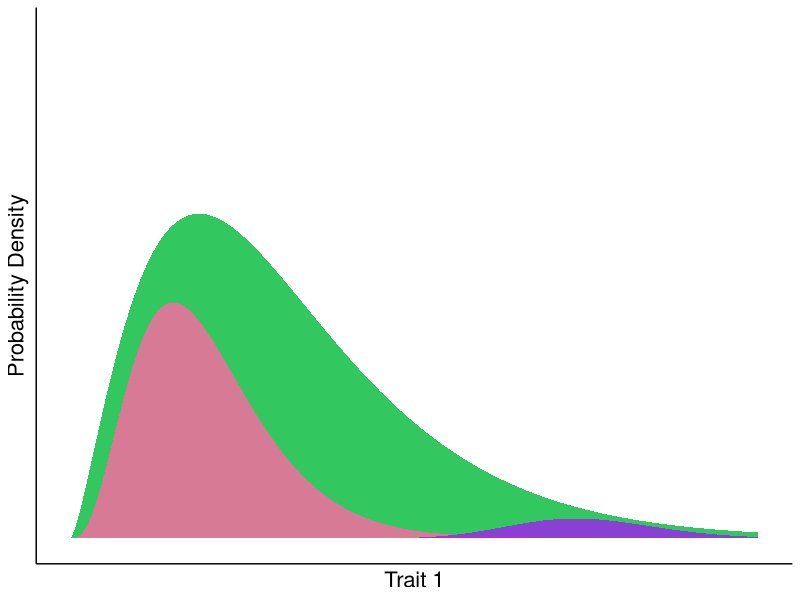
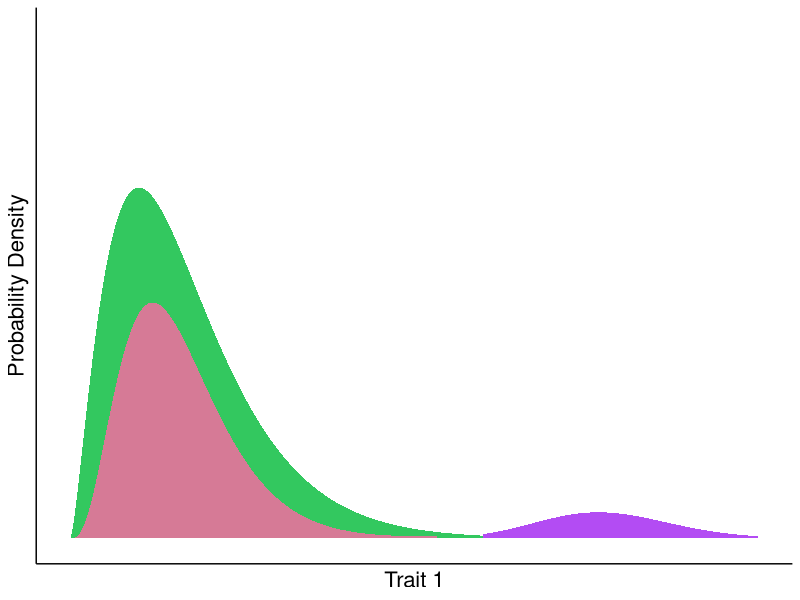
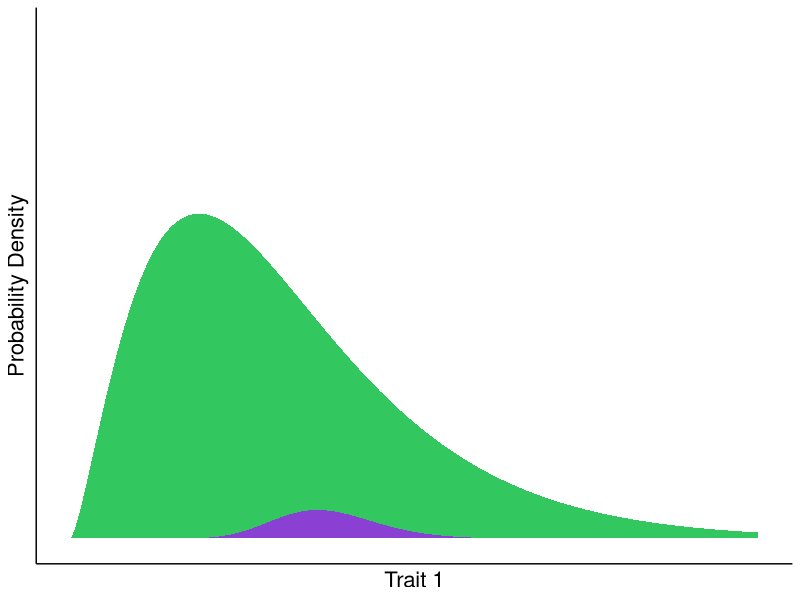
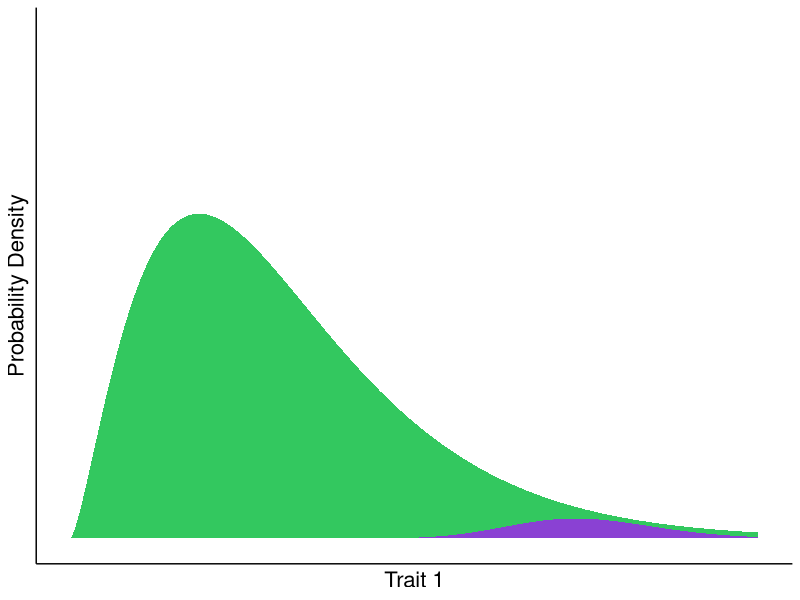
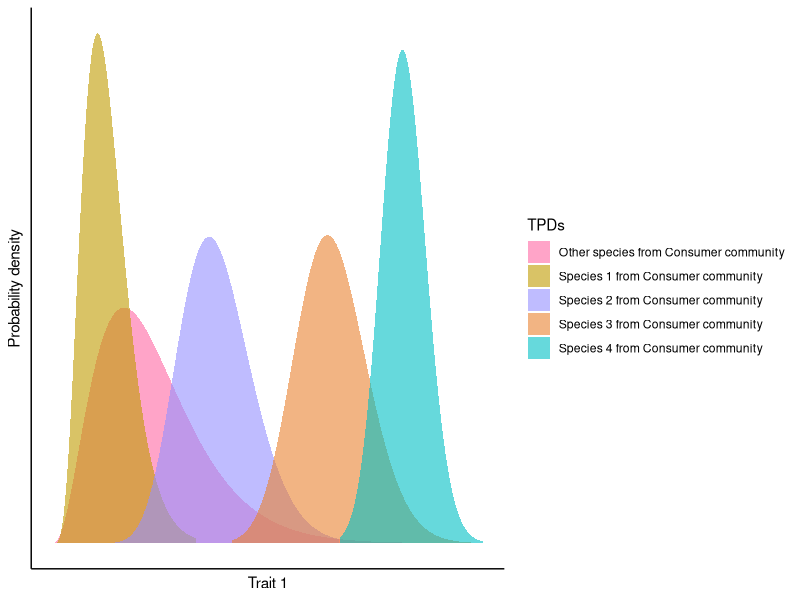
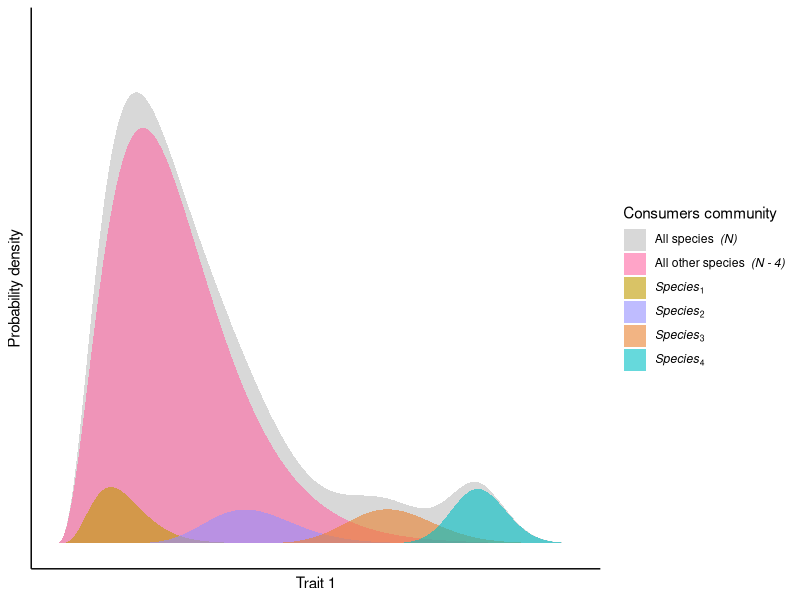
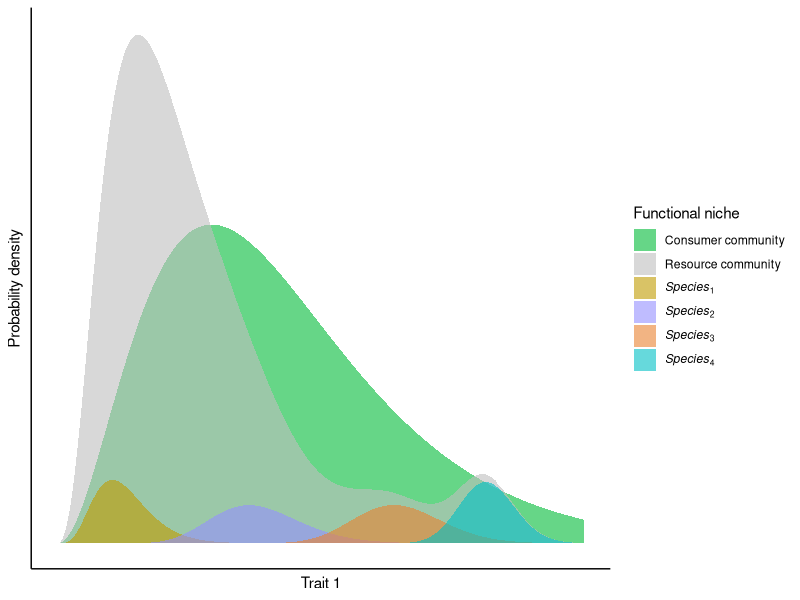
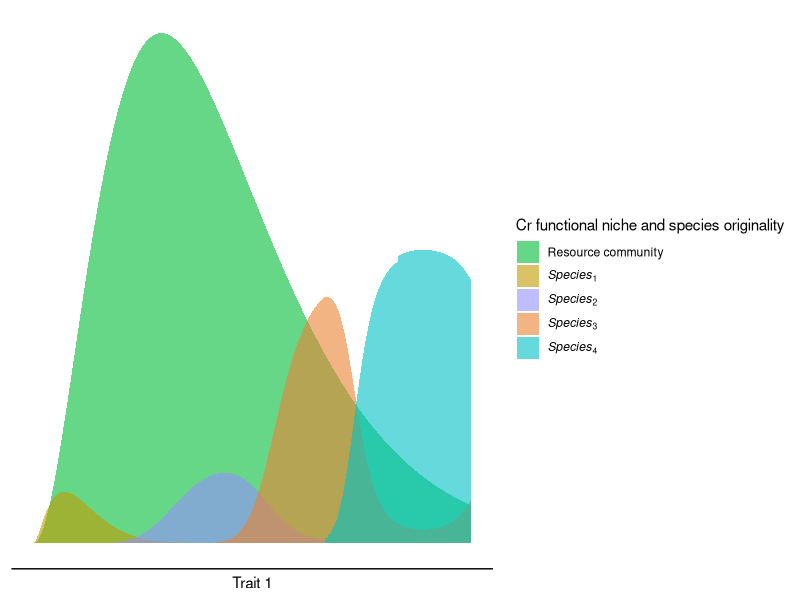

The R script that drew these images, in order: (Note: this script raises an error after producing the figures.)
library(ggplot2)
library(ggtext)
library(scales)
library(gridExtra)

## This script explains how to estimate species potential effects on a ecological process
## according to Landim et al. 2021. First, we present how the theoretical examples were
## created. Then, we present functions and the script to work with real data.

#################################################################################################

### THEORETICAL EXAMPLES (Figure 1 from the main text and Figures 1 and 2 from the Supplementary Material )

# Conceptual model (Figure 1)

#1A

# Creating the trait values for species i, consumers community and resource community
traits.sic <- seq(from = 60, to = 120, by = 0.1) 
traits.cc <- seq(from = 0.1, to = 80, by = 0.1)
traits.cr <- seq(from = 0.1, to = 120, by = 0.1)

# Creating the trait probability densities for species i, consumers community and resource community
y.sic <- dgamma(traits.sic, shape = 50, scale = 1.8) 
y.cc <- dgamma(traits.cc, shape = 4, scale = 6)
y.cr <- dgamma(traits.cr, shape = 2.5, scale = 15)
y.cr <- y.cr * 2.5

# Organizing into data frames
ex2.sic <- as.data.frame(cbind(traits.sic, y.sic))
ex2.sic$Group <- rep("Interactions performed by consumer species", times = nrow(ex2.sic))
colnames(ex2.sic)[1] <- "Traits"
colnames(ex2.sic)[2] <- "Probability"
ex2.cc <- as.data.frame(cbind(traits.cc, y.cc))
ex2.cc$Group <- rep("Interactions performed by consumer community", times = nrow(ex2.cc))
colnames(ex2.cc)[1] <- "Traits"
colnames(ex2.cc)[2] <- "Probability"
ex2.cr <- as.data.frame(cbind(traits.cr, y.cr))
ex2.cr$Group <- rep("Interactions available within the resource community", times = nrow(ex2.cr))
colnames(ex2.cr)[1] <- "Traits"
colnames(ex2.cr)[2] <- "Probability"
ex.2 <- rbind(ex2.sic, ex2.cc, ex2.cr)
ex.2$Order <- c(rep(3, times = nrow(ex2.sic)), rep(2, times = nrow(ex2.cc)), rep(1, times = nrow(ex2.cr)))
ex.2$Group <- reorder(ex.2$Group, ex.2$Order)

sic.p_ra.ex2 <- ex.2[ex.2$Group == "Interactions performed by consumer species", 2] * .1
cc.p_ra <- (ex.2[ex.2$Group == "Interactions performed by consumer community", 2] ) 
cc.p_ra.ex2 <- c((cc.p_ra[c(1:599)]), ((cc.p_ra[c(600:800)]) + (sic.p_ra.ex2[c(1:201)]*0.1)))
cr.p_ra.ex2 <- ex.2[ex.2$Group == "Interactions available within the resource community", 2]

ex.2$Probability_ra <- c(sic.p_ra.ex2, cc.p_ra.ex2, cr.p_ra.ex2)  

#Plotting
ggplot(ex.2, aes(x = Traits, fill = Group)) +
  geom_ribbon(aes(ymin = 0, ymax = Probability_ra), alpha = .8) +
  xlab("Trait 1") +
  ylab("Probability Density") +
  ylim(c(0, 0.08)) +
  scale_fill_manual(values = c("#00BA38", "#FF67A4", "purple"), name = "",
                    labels = c("Interactions available within the resource community", "Interactions performed by the consumers community",
                               expression(paste("Interactions performed by ",italic("Species")[paste(italic("i"))])))) +
  theme(panel.grid.major = element_blank(), panel.grid.minor = element_blank(),
        panel.background = element_blank(), axis.line = element_line(colour = "black"),
        axis.text.y = element_blank(), axis.text.x = element_blank(),  
        axis.ticks = element_blank(), legend.key = element_rect(colour = NA, fill = NA),
        axis.text=element_text(size=14), axis.title=element_text(size=16), legend.text = element_text(size = 16),
        legend.position = "none")

#1B

# Creating the trait values for species i, consumers community and resource community
traits.sic <- seq(from = 90, to = 150, by = 0.1) 
traits.cc <- seq(from = 0.1, to = 80, by = 0.1)
traits.cr <- seq(from = 0.1, to = 90, by = 0.1)

# Creating the trait probability densities for species i, consumers community and resource community
y.sic <- dgamma(traits.sic, shape = 65, scale = 1.8) 
y.cc <- dgamma(traits.cc, shape = 4, scale = 6)
y.cr <- dgamma(traits.cr, shape = 2.5, scale = 10)
y.cr <- y.cr * 1.8

# Organising into data frames
ex2.sic <- as.data.frame(cbind(traits.sic, y.sic))
ex2.sic$Group <- rep("Interactions performed by consumer species", times = nrow(ex2.sic))
colnames(ex2.sic)[1] <- "Traits"
colnames(ex2.sic)[2] <- "Probability"
ex2.cc <- as.data.frame(cbind(traits.cc, y.cc))
ex2.cc$Group <- rep("Interactions performed by consumer community", times = nrow(ex2.cc))
colnames(ex2.cc)[1] <- "Traits"
colnames(ex2.cc)[2] <- "Probability"
ex2.cr <- as.data.frame(cbind(traits.cr, y.cr))
ex2.cr$Group <- rep("Interactions available within the resource community", times = nrow(ex2.cr))
colnames(ex2.cr)[1] <- "Traits"
colnames(ex2.cr)[2] <- "Probability"
ex.2 <- rbind(ex2.sic, ex2.cc, ex2.cr)
ex.2$Order <- c(rep(3, times = nrow(ex2.sic)), rep(2, times = nrow(ex2.cc)), rep(1, times = nrow(ex2.cr)))
ex.2$Group <- reorder(ex.2$Group, ex.2$Order)

sic.p_ra.ex2 <- ex.2[ex.2$Group == "Interactions performed by consumer species", 2] * .15
cc.p_ra <- (ex.2[ex.2$Group == "Interactions performed by consumer community", 2] ) 
cr.p_ra.ex2 <- ex.2[ex.2$Group == "Interactions available within the resource community", 2]

ex.2$Probability_ra <- c(sic.p_ra.ex2, cc.p_ra.ex2, cr.p_ra.ex2)  

# Plotting
#png("1B.png", units="in", width=10, height=10, res=300)  
ggplot(ex.2, aes(x = Traits, fill = Group)) +
  geom_ribbon(aes(ymin = 0, ymax = Probability_ra), alpha = .8) +
  xlab("Trait 1") +
  ylab("Probability Density") +
  ylim(c(0, 0.08)) +
  scale_fill_manual(values = c("#00BA38", "#FF67A4", "purple"), name = "",
                    labels = c("Interactions available within the resource community", "Interactions performed by the consumers community",
                               expression(paste("Interactions performed by ",italic("Species")[paste(italic("i"))])))) +
  theme(panel.grid.major = element_blank(), panel.grid.minor = element_blank(),
        panel.background = element_blank(), axis.line = element_line(colour = "black"),
        axis.text.y = element_blank(), axis.text.x = element_blank(),  
        axis.ticks = element_blank(), legend.key = element_rect(colour = NA, fill = NA),
        axis.text=element_text(size=14), axis.title=element_text(size=16), legend.text = element_text(size = 16),
        legend.position = "none")
#dev.off()

#1C

# Creating the trait values for species i, consumers community and resource community
traits.sic <- seq(from = 10, to = 70, by = 0.1) 
traits.cc <- seq(from = 0.1, to = 80, by = 0.1)
traits.cr <- seq(from = 0.1, to = 120, by = 0.1)

# Creating the trait probability densities for species i, consumers community and resource community
y.sic <- dgamma(traits.sic, shape = 25, scale = 1.8) 
y.cc <- dgamma(traits.cc, shape = 4, scale = 6)
y.cr <- dgamma(traits.cr, shape = 2.5, scale = 15)
y.cr <- y.cr * 2.5

# Organising into data frames
ex2.sic <- as.data.frame(cbind(traits.sic, y.sic))
ex2.sic$Group <- rep("Interactions performed by consumer species", times = nrow(ex2.sic))
colnames(ex2.sic)[1] <- "Traits"
colnames(ex2.sic)[2] <- "Probability"
ex2.cc <- as.data.frame(cbind(traits.cc, y.cc))
ex2.cc$Group <- rep("Interactions performed by consumer community", times = nrow(ex2.cc))
colnames(ex2.cc)[1] <- "Traits"
colnames(ex2.cc)[2] <- "Probability"
ex2.cr <- as.data.frame(cbind(traits.cr, y.cr))
ex2.cr$Group <- rep("Interactions available within the resource community", times = nrow(ex2.cr))
colnames(ex2.cr)[1] <- "Traits"
colnames(ex2.cr)[2] <- "Probability"
ex.2 <- rbind(ex2.sic, ex2.cr)
ex.2$Order <- c(rep(2, times = nrow(ex2.sic)), rep(1, times = nrow(ex2.cr)))
ex.2$Group <- reorder(ex.2$Group, ex.2$Order)

sic.p_ra.ex2 <- ex.2[ex.2$Group == "Interactions performed by consumer species", 2] * .1
cr.p_ra.ex2 <- ex.2[ex.2$Group == "Interactions available within the resource community", 2]

ex.2$Probability_ra <- c(sic.p_ra.ex2, cr.p_ra.ex2)  

#Plotting
#png("1C.png", units="in", width=10, height=10, res=300)  
ggplot(ex.2, aes(x = Traits, fill = Group)) +
  geom_ribbon(aes(ymin = 0, ymax = Probability_ra), alpha = .8) +
  xlab("Trait 1") +
  ylab("Probability Density") +
  ylim(c(0, 0.08)) +
  scale_fill_manual(values = c("#00BA38", "purple"), name = "") +
  theme(panel.grid.major = element_blank(), panel.grid.minor = element_blank(),
        panel.background = element_blank(), axis.line = element_line(colour = "black"),
        axis.text.y = element_blank(), axis.text.x = element_blank(),  
        axis.ticks = element_blank(), legend.key = element_rect(colour = NA, fill = NA),
        axis.text=element_text(size=14), axis.title=element_text(size=16), legend.text = element_text(size = 16),
        legend.position = "none")
#dev.off()

#1D

# Creating the trait values for species i, consumers community and resource community
traits.sic <- seq(from = 60, to = 120, by = 0.1) 
traits.cc <- seq(from = 0.1, to = 80, by = 0.1)
traits.cr <- seq(from = 0.1, to = 120, by = 0.1)

# Creating the trait probability densities for species i, consumers community and resource community
y.sic <- dgamma(traits.sic, shape = 50, scale = 1.8) 
y.cc <- dgamma(traits.cc, shape = 4, scale = 6)
y.cr <- dgamma(traits.cr, shape = 2.5, scale = 15)
y.cr <- y.cr * 2.5

# Organising into data frames
ex2.sic <- as.data.frame(cbind(traits.sic, y.sic))
ex2.sic$Group <- rep("Interactions performed by consumer species", times = nrow(ex2.sic))
colnames(ex2.sic)[1] <- "Traits"
colnames(ex2.sic)[2] <- "Probability"
ex2.cc <- as.data.frame(cbind(traits.cc, y.cc))
ex2.cc$Group <- rep("Interactions performed by consumer community", times = nrow(ex2.cc))
colnames(ex2.cc)[1] <- "Traits"
colnames(ex2.cc)[2] <- "Probability"
ex2.cr <- as.data.frame(cbind(traits.cr, y.cr))
ex2.cr$Group <- rep("Interactions available within the resource community", times = nrow(ex2.cr))
colnames(ex2.cr)[1] <- "Traits"
colnames(ex2.cr)[2] <- "Probability"
ex.2 <- rbind(ex2.sic, ex2.cr)
ex.2$Order <- c(rep(2, times = nrow(ex2.sic)), rep(1, times = nrow(ex2.cr)))
ex.2$Group <- reorder(ex.2$Group, ex.2$Order)

sic.p_ra.ex2 <- ex.2[ex.2$Group == "Interactions performed by consumer species", 2] * .1
cr.p_ra.ex2 <- ex.2[ex.2$Group == "Interactions available within the resource community", 2]

ex.2$Probability_ra <- c(sic.p_ra.ex2, cr.p_ra.ex2)  

#Plotting
#png("1D.png", units="in", width=10, height=10, res=300)  
ggplot(ex.2, aes(x = Traits, fill = Group)) +
  geom_ribbon(aes(ymin = 0, ymax = Probability_ra), alpha = .8) +
  xlab("Trait 1") +
  ylab("Probability Density") +
  ylim(c(0, 0.08)) +
  scale_fill_manual(values = c("#00BA38", "purple"), name = "") +
  theme(panel.grid.major = element_blank(), panel.grid.minor = element_blank(),
        panel.background = element_blank(), axis.line = element_line(colour = "black"),
        axis.text.y = element_blank(), axis.text.x = element_blank(),  
        axis.ticks = element_blank(), legend.key = element_rect(colour = NA, fill = NA),
        axis.text=element_text(size=14), axis.title=element_text(size=16), legend.text = element_text(size = 16),
        legend.position = "none")
#dev.off()


###### Examples (Figures 1 and 2 from the Supplementary Material)

# Available data: species presence and abundance
# There are N other species in the Consumers Community (Cc), besides species 1-4
# Species 1-4 have the relative abundance of 0.05 and the N others, added together, 0.8.

# Step 1) TPDs
# Here, with real data, one would use the 'ks' package to build each species TPDs. 
# The commands for a  function on how to build species' and communities' functional 
# spaces using the ks package is available in the end of the script.

# Creating species' trait values

traits.s1c <- seq(from = 0.1, to = 40, by = 0.1)
traits.s2c <- seq(from = 10.1, to = 80, by = 0.1)
traits.s3c <- seq(from = 50.1, to = 120, by = 0.1)  
traits.s4c <- seq(from = 80.1, to = 120, by = 0.1) 
traits.other <- seq(from = 0.1, to = 100, by = 0.1)

# Creating the trait probability densities for focal species 1, 2, 3, 4 and the other species in the consumers community

y.s1c <- dgamma(traits.s1c, shape = 5.5, scale = 2.8) 
y.s2c <- dgamma(traits.s2c, shape = 20, scale = 2.3)  
y.s3c <- dgamma(traits.s3c, shape = 60, scale = 1.3) 
y.s4c <- dgamma(traits.s4c, shape = 245, scale = 0.4)
y.other <- dgamma(traits.other, shape = 3.5, scale = 8) 

# Estimating the integrals

int_s1c <- sum(y.s1c) * (120/1200)
int_s2c <- sum(y.s2c) * (120/1200)
int_s3c <- sum(y.s3c) * (120/1200)
int_s4c <- sum(y.s4c) * (120/1200)
int_other <- sum(y.other) * (120/1200)

# Correcting for integral = 1

y.s1c <- y.s1c/int_s1c
y.s2c <- y.s2c/int_s2c
y.s3c <- y.s3c/int_s3c
y.s4c <- y.s4c/int_s4c
y.other <- y.other/int_other

# Organizing into data frames

ex1.s1c <- as.data.frame(cbind(traits.s1c, y.s1c))
ex1.s1c$Group <- rep("Species 1 from Consumer community", times = nrow(ex1.s1c))
colnames(ex1.s1c)[1] <- "Traits"
colnames(ex1.s1c)[2] <- "Probability"

ex1.s2c <- as.data.frame(cbind(traits.s2c, y.s2c))
ex1.s2c$Group <- rep("Species 2 from Consumer community", times = nrow(ex1.s2c))
colnames(ex1.s2c)[1] <- "Traits"
colnames(ex1.s2c)[2] <- "Probability"

ex1.s3c <- as.data.frame(cbind(traits.s3c, y.s3c))
ex1.s3c$Group <- rep("Species 3 from Consumer community", times = nrow(ex1.s3c))
colnames(ex1.s3c)[1] <- "Traits"
colnames(ex1.s3c)[2] <- "Probability"

ex1.s4c <- as.data.frame(cbind(traits.s4c, y.s4c))
ex1.s4c$Group <- rep("Species 4 from Consumer community", times = nrow(ex1.s4c))
colnames(ex1.s4c)[1] <- "Traits"
colnames(ex1.s4c)[2] <- "Probability"

ex1.other <- as.data.frame(cbind(traits.other, y.other))
ex1.other$Group <- rep("Other species from Consumer community", times = nrow(ex1.other))
colnames(ex1.other)[1] <- "Traits"
colnames(ex1.other)[2] <- "Probability"


ex.1 <- rbind(ex1.s1c, ex1.s2c, ex1.s3c, ex1.s4c, ex1.other)
ex.1$Order <- c(rep(2, times = nrow(ex1.s1c)), rep(3, times = nrow(ex1.s2c)), rep(4, times = nrow(ex1.s3c)), rep(5, times = nrow(ex1.s4c)), rep(1, times = nrow(ex1.other)))
ex.1$Group <- reorder(ex.1$Group, ex.1$Order)

# Plotting

ggplot(ex.1, aes(x = Traits , fill = Group)) +
  geom_ribbon(aes(ymin = 0, ymax = Probability), alpha = 0.6) +
  ylab("Probability density") +
  xlab("Trait 1") +
  scale_fill_manual(values = c("#FF67A4", "#C09B00", "#9590FF", "#EA8331", "#00BFC4")) +
  guides(fill = guide_legend("TPDs")) +
  theme(panel.grid.major = element_blank(), panel.grid.minor = element_blank(),
        panel.background = element_blank(), axis.line = element_line(colour = "black"),
        axis.text.y = element_blank(), axis.text.x = element_blank(),    
        axis.ticks = element_blank(), legend.key = element_rect(colour = NA, fill = NA))


# Step 2) Weighting by the relative quantitative contribution

s1c.p_ra <- ex.1[ex.1$Group == "Species 1 from Consumer community", 2] * 0.05
s2c.p_ra <- ex.1[ex.1$Group == "Species 2 from Consumer community", 2] * 0.05
s3c.p_ra <- ex.1[ex.1$Group == "Species 3 from Consumer community", 2] * 0.05
s4c.p_ra <- ex.1[ex.1$Group == "Species 4 from Consumer community", 2] * 0.05
other.p_ra <- ex.1[ex.1$Group == "Other species from Consumer community", 2] * 0.8

ex.1$Function <- c(s1c.p_ra, s2c.p_ra, s3c.p_ra, s4c.p_ra, other.p_ra)  

# ggplot(ex.1, aes(x = Traits , y = Function, fill = Group)) +
#   geom_ribbon(aes(ymin = 0, ymax = Function), alpha = 0.6) +
#   xlab("Trait 1") +
#   ylim(c(0, 0.03)) +
#   scale_fill_manual(values = c("#FF67A4", "#C09B00", "#9590FF", "#EA8331", "#00BFC4")) +
#   guides(fill = guide_legend("Functional niche")) +
#   theme(panel.grid.major = element_blank(), panel.grid.minor = element_blank(),
#         panel.background = element_blank(), axis.line = element_line(colour = "black"),
#         axis.line.y = element_blank(), axis.text.y = element_blank(), axis.text.x = element_blank(),    
#         axis.ticks = element_blank(), axis.title.y = element_blank(), legend.key = element_rect(colour = NA, fill = NA))

# The new consumers community trait probability densities

y.cc <- c((other.p_ra[1:100] + s1c.p_ra[1:100]), # 0.1 a 10
          (other.p_ra[101:400] + s1c.p_ra[101:400] + s2c.p_ra[1:300]), # 10.1 a 40
          (other.p_ra[401:500] + s2c.p_ra[301:400]), # 40.1 a 50
          (other.p_ra[501:800] + s2c.p_ra[401:700] + s3c.p_ra[1:300]), # 50.1 a 80
          (other.p_ra[801:900] + s3c.p_ra[301:400] + s4c.p_ra[1:100]), # 80.1 a 90
          (other.p_ra[901:1000] + s3c.p_ra[401:500] + s4c.p_ra[101:200]), # 90.1 a 100
          (s3c.p_ra[501:700] + s4c.p_ra[201:400])) # 100.1 a 120

# Organizing into data frames

traits.cc <- seq(from = 0.1, to = 120, by = 0.1)

ex2.cc <- as.data.frame(cbind(traits.cc, y.cc))
ex2.cc$Group <- rep("Consumer community", times = length(ex2.cc))
colnames(ex2.cc)[1] <- "Traits"
colnames(ex2.cc)[2] <- "Function"

ex2.s1c <- as.data.frame(cbind(traits.s1c, s1c.p_ra))
ex2.s1c$Group <- rep("Species 1 from Consumer community", times = nrow(ex2.s1c))
colnames(ex2.s1c)[1] <- "Traits"
colnames(ex2.s1c)[2] <- "Function"

ex2.s2c <- as.data.frame(cbind(traits.s2c, s2c.p_ra))
ex2.s2c$Group <- rep("Species 2 from Consumer community", times = nrow(ex2.s2c))
colnames(ex2.s2c)[1] <- "Traits"
colnames(ex2.s2c)[2] <- "Function"

ex2.s3c <- as.data.frame(cbind(traits.s3c, s3c.p_ra))
ex2.s3c$Group <- rep("Species 3 from Consumer community", times = nrow(ex2.s3c))
colnames(ex2.s3c)[1] <- "Traits"
colnames(ex2.s3c)[2] <- "Function"

ex2.s4c <- as.data.frame(cbind(traits.s4c, s4c.p_ra))
ex2.s4c$Group <- rep("Species 4 from Consumer community", times = nrow(ex2.s4c))
colnames(ex2.s4c)[1] <- "Traits"
colnames(ex2.s4c)[2] <- "Function"

ex2.other <- as.data.frame(cbind(traits.other, other.p_ra))
ex2.other$Group <- rep("Other species from Consumer community", times = nrow(ex2.other))
colnames(ex2.other)[1] <- "Traits"
colnames(ex2.other)[2] <- "Function"

ex.2 <- rbind(ex2.cc, ex2.s1c, ex2.s2c, ex2.s3c, ex2.s4c, ex2.other)

ex.2$Order <- c(rep(1, times = nrow(ex2.cc)), rep(3, times = nrow(ex2.s1c)), rep(4, times = nrow(ex2.s2c)), rep(5, times = nrow(ex2.s3c)), rep(6, times = nrow(ex2.s4c)), rep(2, times = nrow(ex2.other)))
ex.2$Group <- reorder(ex.2$Group, ex.2$Order)

ggplot(ex.2, aes(x = Traits , y = Function, fill = Group)) +
  geom_ribbon(aes(ymin = 0, ymax = Function), alpha = 0.6) +
  ylab("Probability density") +
  xlab("Trait 1") +
  ylim(c(0, 0.03)) +
  scale_fill_manual(values = c("grey", "#FF67A4", "#C09B00", "#9590FF", "#EA8331", "#00BFC4"),
                    name = "Consumers community",
                    labels = c(expression(paste("All species  ", italic("(N)"))), expression(paste("All other species  ", italic("(N - 4)"))), 
                               expression(paste(italic("Species")[1])), expression(paste(italic("Species")[2])), 
                               expression(paste(italic("Species")[3])),  expression(paste(italic("Species")[4])))) +
  theme(panel.grid.major = element_blank(), panel.grid.minor = element_blank(),
        panel.background = element_blank(), axis.line = element_line(colour = "black"),
        axis.text.y = element_blank(), axis.text.x = element_blank(),  
        axis.ticks = element_blank(), legend.key = element_rect(colour = NA, fill = NA))

# Step 3) Relating to the resources community

# Creating the resource community functional space

traits.cr <- seq(from = 0.1, to = 120, by = 0.1)
y.cr <- dgamma(traits.cr, shape = 3.2, scale = 16)

# Correcting integral = 1

int_cr <- sum(y.cr) * (120/1200)
y.cr <- y.cr/int_cr

# Organizing into data frame

ex3.cr <- as.data.frame(cbind(traits.cr, y.cr))
ex3.cr$Group <- rep("Resource community", times = length(ex3.cr))
colnames(ex3.cr)[1] <- "Traits"
colnames(ex3.cr)[2] <- "Function"

ex.3 <- rbind(ex.2[,c(1:3)], ex3.cr)

ex.3$Order <- c(rep(2, times = nrow(ex2.cc)), rep(4, times = nrow(ex2.s1c)), rep(5, times = nrow(ex2.s2c)), rep(6, times = nrow(ex2.s3c)), rep(7, times = nrow(ex2.s4c)), rep(3, times = nrow(ex2.other)), rep(1, times = nrow(ex3.cr)))
ex.3$Group <- reorder(ex.3$Group, ex.3$Order)

# Plotting

ggplot(ex.3[ex.3$Group %in% c("Consumer community", "Species 1 from Consumer community", "Species 2 from Consumer community", "Species 3 from Consumer community", "Species 4 from Consumer community", "Resource community"), ], aes(x = Traits , y = Function, fill = Group)) +
  geom_ribbon(aes(ymin = 0, ymax = Function), alpha = 0.6) +
  xlab("Trait 1") +
  ylim(c(0, 0.0266)) +
  scale_fill_manual(values = c("#00BA38", "grey", "#C09B00", "#9590FF", "#EA8331", "#00BFC4"), 
                    name = "Functional niche",
                    labels = c("Consumer community", "Resource community", 
                               expression(paste(italic("Species")[1])), expression(paste(italic("Species")[2])), 
                               expression(paste(italic("Species")[3])),  expression(paste(italic("Species")[4])))) +
  labs(y = "Probability density") +
  theme(panel.grid.major = element_blank(), panel.grid.minor = element_blank(),
        panel.background = element_blank(), axis.line = element_line(colour = "black"),
        axis.text.y = element_blank(), axis.text.x = element_blank(), 
        axis.ticks = element_blank())

# Extra step) Species originality x Resources community

# Including 0s in the species TPDs
 
 s1c.p_ra <- c(s1c.p_ra, rep(0, times = length(401:1200)))
 s2c.p_ra <- c(rep(0, times = length(1:100)), s2c.p_ra, rep(0, times = length(1:400)))
 s3c.p_ra <- c(rep(0, times = length(1:500)), s3c.p_ra)
 s4c.p_ra <- c(rep(0, times = length(1:800)), s4c.p_ra)  
   
# Estimating the originalities
  
 s1c.or <- s1c.p_ra/y.cc
 s2c.or <- s2c.p_ra/y.cc
 s3c.or <- s3c.p_ra/y.cc
 s4c.or <- s4c.p_ra/y.cc
 
# Organizing into data frames 
 
 ex4.s1c <- as.data.frame(cbind(traits.cc, s1c.or))
 ex4.s1c$Group <- rep("Species 1 from Consumer community", times = nrow(ex4.s1c))
 colnames(ex4.s1c)[1] <- "Traits"
 colnames(ex4.s1c)[2] <- "Function"
 
 ex4.s2c <- as.data.frame(cbind(traits.cc, s2c.or))
 ex4.s2c$Group <- rep("Species 2 from Consumer community", times = nrow(ex4.s2c))
 colnames(ex4.s2c)[1] <- "Traits"
 colnames(ex4.s2c)[2] <- "Function"
 
 ex4.s3c <- as.data.frame(cbind(traits.cc, s3c.or))
 ex4.s3c$Group <- rep("Species 3 from Consumer community", times = nrow(ex4.s3c))
 colnames(ex4.s3c)[1] <- "Traits"
 colnames(ex4.s3c)[2] <- "Function"
 
 ex4.s4c <- as.data.frame(cbind(traits.cc, s4c.or))
 ex4.s4c$Group <- rep("Species 4 from Consumer community", times = nrow(ex4.s4c))
 colnames(ex4.s4c)[1] <- "Traits"
 colnames(ex4.s4c)[2] <- "Function"
 
 ex4.cr <- as.data.frame(cbind(traits.cr, (y.cr*100)))
 ex4.cr$Group <- rep("Resources community", times = nrow(ex4.cr))
 colnames(ex4.cr)[1] <- "Traits"
 colnames(ex4.cr)[2] <- "Function"
 
 ex.4 <- rbind(ex4.s1c, ex4.s2c, ex4.s3c, ex4.s4c, ex4.cr)
 
 ex.4$Order <- c(rep(2, times = nrow(ex4.s1c)), rep(3, times = nrow(ex4.s2c)), rep(4, times = nrow(ex4.s3c)), rep(5, times = nrow(ex4.s4c)), rep(1, times = nrow(ex4.cr)))
 ex.4$Group <- reorder(ex.4$Group, ex.4$Order)
 
# Plotting 
 
 ggplot(ex.4, aes(x = Traits , y = Function, fill = Group)) +
   geom_ribbon(aes(ymin = 0, ymax = Function), alpha = 0.6) +
   xlab("Trait 1") +
   scale_fill_manual(values = c("#00BA38", "#C09B00", "#9590FF", "#EA8331", "#00BFC4"), 
                     name = "Cr functional niche and species originality",
                     labels = c("Resource community", 
                                expression(paste(italic("Species")[1])), expression(paste(italic("Species")[2])), 
                                expression(paste(italic("Species")[3])),  expression(paste(italic("Species")[4])))) +
   theme(panel.grid.major = element_blank(), panel.grid.minor = element_blank(),
         panel.background = element_blank(), axis.line = element_line(colour = "black"),
         axis.line.y = element_blank(), axis.text.y = element_blank(), axis.text.x = element_blank(), 
         axis.ticks = element_blank(), axis.title.y = element_blank())
 
   
# 5) Species potential effect
 
# Attention: If you skipped the extra step you will need to run the next four command lines: 

#s1c.p_ra <- c(s1c.p_ra, rep(0, times = length(401:1200)))
#s2c.p_ra <- c(rep(0, times = length(1:100)), s2c.p_ra, rep(0, times = length(1:400)))
#s3c.p_ra <- c(rep(0, times = length(1:500)), s3c.p_ra)
#s4c.p_ra <- c(rep(0, times = length(1:800)), s4c.p_ra)  
 
# Estimating the potential effects using the function presented in the beginning of the script 

s1c.pi <- spi(G1_corrigido = s1c.p_ra, Ff = y.cc, Fp = y.cr,
              volume = (max(traits.cr)/length(y.cc)), comprimento = 10)
s2c.pi <- spi(G1_corrigido = s2c.p_ra, Ff = y.cc, Fp = y.cr,
              volume = (max(traits.cr)/length(y.cc)), comprimento = 10)
s3c.pi <- spi(G1_corrigido = s3c.p_ra, Ff = y.cc, Fp = y.cr,
              volume = (max(traits.cr)/length(y.cc)), comprimento = 10)
s4c.pi <- spi(G1_corrigido = s4c.p_ra, Ff = y.cc, Fp = y.cr,
              volume = (max(traits.cr)/length(y.cc)), comprimento = 10)

# Organizing into a data frame

Spi <- as.data.frame(c(s1c.pi, s2c.pi, s3c.pi, s4c.pi))
Spi$Group <- c(rep("Species 1 from Consumer community", times = length(s1c.pi)), rep("Species 2 from Consumer community", times = length(s2c.pi)), rep("Species 3 from Consumer community", times = length(s3c.pi)), rep("Species 4 from Consumer community", times = length(s4c.pi)))
Spi$Teta <- rep(c(1:10), times = 4)
colnames(Spi)[1] <- "Species potential effect"

# Plotting

ggplot(Spi, aes(x = Teta, y = `Species potential effect`), fill = Group) +
  geom_line(aes(color = Group), size = 1) +
  xlab("θ") +
  ylab("Species potential effect") +
  scale_x_continuous(limits = c(1, 10), breaks = c(1, 5, 10)) +
  scale_color_manual(values  = c("#C09B00", "#9590FF", "#EA8331", "#00BFC4"),
                     labels = c(expression(paste(italic("S")["1,c"])), expression(paste(italic("S")["2,c"])), expression(paste(italic("S")["3,c"])),  expression(paste(italic("S")["4,c"])))) +
  guides(col = guide_legend("")) +
  theme(panel.grid.major = element_blank(), panel.grid.minor = element_blank(),
        axis.ticks = element_blank(), axis.text.y = element_blank(),
        panel.background = element_blank(), axis.line = element_line(colour = "black"),
        legend.position = "none")


# 6) Niche amplitude

# Indicator function of the resource community

y.cr[y.cr>0] <- 1

# Indicator function of species 1

s1c.p_ra[s1c.p_ra>0] <- 1

# Niche amplitude of species 1

s1c.na <- (sum(s1c.p_ra) * (max(traits.cr)/length(y.cr))) / (sum(y.cr) * (max(traits.cr)/length(y.cr))) 

# Indicator function of species 2

s2c.p_ra[s2c.p_ra>0] <- 1

# Niche amplitude of species 2

s2c.nw <- (sum(s2c.p_ra) * (max(traits.cr)/length(y.cr))) / (sum(y.cr) * (max(traits.cr)/length(y.cr))) 

# Indicator function of species 3

s3c.p_ra[s3c.p_ra>0] <- 1

# Niche amplitude of species 3

s3c.nw <- (sum(s3c.p_ra) * (max(traits.cr)/length(y.cr))) / (sum(y.cr) * (max(traits.cr)/length(y.cr))) 

# Indicator function of species 4

s4c.p_ra[s4c.p_ra>0] <- 1

# Niche amplitude of species 4

s4c.nw <- (sum(s4c.p_ra) * (max(traits.cr)/length(y.cr))) / (sum(y.cr) * (max(traits.cr)/length(y.cr))) 

############################################################################################################

